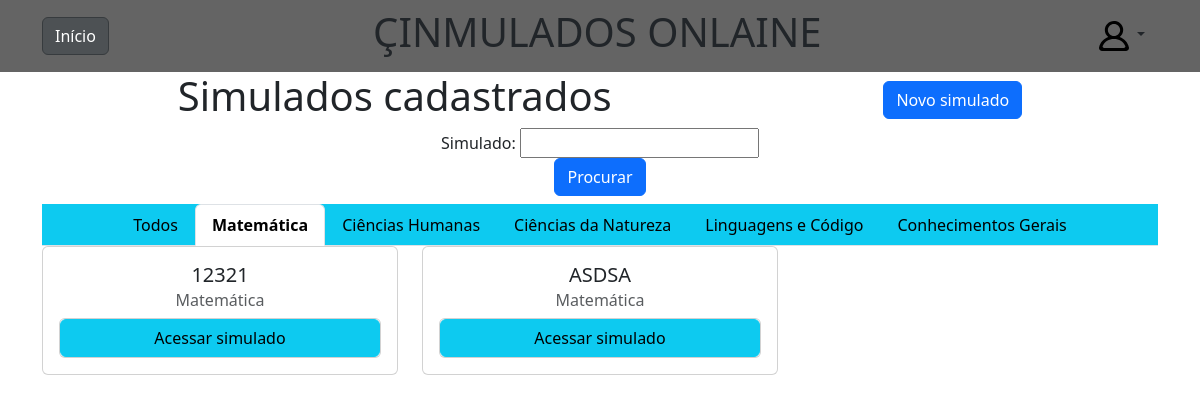
Page /list-tests/1 on the earlier database version.
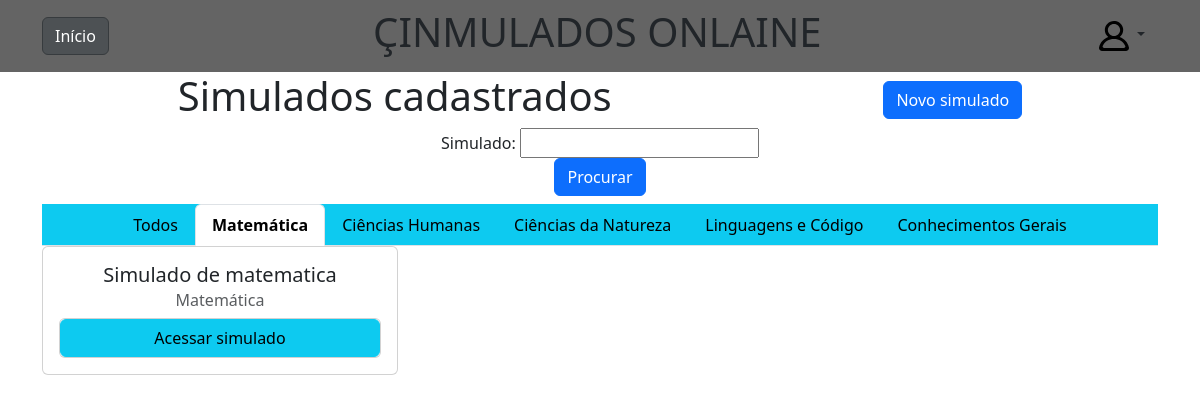
Same page on the later database version.
### tests/models.py (models this page shows, shortened)
class Test(models.Model):
    title = models.CharField(max_length=60)
    theme = models.CharField(max_length=2, choices=THEME_CHOICE)
    questions = models.ManyToManyField(Question)
    class Meta:
        verbose_name = "Simulado"
        verbose_name_plural = "Simulados"

### tests/views.py (the view)
# urls.py: path('list-tests/<int:theme_id>', views.list_tests, name='list_tests'),
def list_tests(request, theme_id):
    if request.method == 'GET':
        if theme_id<1 or theme_id> 5:
            tests = Test.objects.all()
        else:
            tests = Test.objects.filter(theme=theme_id)
    else:
        query = request.POST.get('query')
        tests = Test.objects.filter(Q(title__icontains=query))
    search_form = SearchForm()
    context = {
        'tests': tests,
        'tema': theme_id,
        'search_form': search_form
    }
    return render(request, 'tests/list-tests.html', context )

### tests/forms.py
class SearchForm(forms.Form):
    query = forms.CharField(label='Simulado', max_length=100, required=True)

### tests/templates/tests/list-tests.html
{% extends 'tests/tests-nav.html' %}
{% load static %}
{% block tests %}
  <div class="tab-content container" id="nav-tabContent">
    <div class="tab-pane fade show active tests-cards-div" id="nav-todos" role="tabpanel" aria-labelledby="nav-todos-tab">
      {%if tests%}
      <div class="row">
        {% for c in tests %}
        <div class="col-md-4 text-center">
          <div class="card inside-card md-2 mb-2 ">
            <div class="card-body">
              <h5 class="card-title">{{c.title}}</h5>
              <h6 class="card-subtitle mb-2 text-muted"> {{c.get_theme_display}}</h6>
              <div class="card">
                <a href="{% url 'tests:test_details' c.id%}" class=" btn btn-info card-link">Acessar simulado</a>
              </div>
            </div>
          </div>
        </div>
        {% endfor %}
      </div>
      {%else%}
      <div class="m-5">Nenhum simulado cadastrado</div>
      {%endif%}
    </div>
  </div>
{% endblock tests %}

### tests/templates/tests/tests-nav.html (shortened to what this page needs)
{% extends 'tests/base.html' %}
{% load static %}
{% load crispy_forms_tags %}
{% block content %}
    <div class="container">
        <div class="nav-tests-header">
            <h1>Simulados cadastrados</h1>
            <a class="btn btn-primary" href="{%url 'tests:create_test'%}">Novo simulado</a>
        </div>
        <nav class="nav-tests" >
            <form class="mb-2 text-center" method="post", action="{%url 'tests:list_tests' 6%}">
                {{ search_form}}
                <button class="btn btn-primary" type="submit">Procurar</button>
            </form>
            <div class="nav navbar-dark bg-info nav-tests-div nav-tabs" id="nav-tab" role="tablist">
                {%if tema < 1 or tema > 5%}
                <button class="nav-link active links-test"><a href="{%url 'tests:list_tests' 6%}">Todos</a></button>
                {%else%}
                <button class="nav-link links-test"><a href="{%url 'tests:list_tests' 6%}">Todos</a></button>
                {%endif%}
                {%if tema == 1%}
                <button class="nav-link active links-test"><a href="{%url 'tests:list_tests' 1%}">Matemática</a></button>
                {%else%}
                <button class="nav-link links-test"><a href="{%url 'tests:list_tests' 1%}">Matemática</a></button>
                {%endif%}
                {%if tema == 2%}
                <button class="nav-link active links-test"><a href="{%url 'tests:list_tests' 2%}">Ciências Humanas</a></button>
                {%else%}
                <button class="nav-link links-test"><a href="{%url 'tests:list_tests' 2%}">Ciências Humanas</a></button>
                {%endif%}
                {%if tema == 3%}
                <button class="nav-link active links-test"><a href="{%url 'tests:list_tests' 3%}">Ciências da Natureza</a></button>
                {%else%}
                <button class="nav-link links-test"><a href="{%url 'tests:list_tests' 3%}">Ciências da Natureza</a></button>
                {%endif%}
                {%if tema == 4%}
                <button class="nav-link active links-test"><a href="{%url 'tests:list_tests' 4%}">Linguagens e Código</a></button>
                {%else%}
                <button class="nav-link links-test"><a href="{%url 'tests:list_tests' 4%}">Linguagens e Código</a></button>
                {%endif%}
                {%if tema == 5%}
                <button class="nav-link active links-test"><a href="{%url 'tests:list_tests' 5%}">Conhecimentos Gerais</a></button>
                {%else%}
                <button class="nav-link links-test"><a href="{%url 'tests:list_tests' 5%}">Conhecimentos Gerais</a></button>
                {%endif%}
            </div>
        </nav>
    </div>
    {%block tests%}
    {%endblock tests%}
{%endblock content%}

### tests/templates/tests/base.html (shortened to what this page needs)
{% load bootstrap5 %}
{% load static %}
<!doctype html>
<html lang="en">
  <head>
    <link href="https://cdn.jsdelivr.net/npm/bootstrap@5.3.3/dist/css/bootstrap.min.css" rel="stylesheet"
>
    <link rel="stylesheet" href="{% static 'tests/css/main.css' %}">
    {% bootstrap_css %}
  </head>
  <body id="bg" >
    <nav class="navbar navbar-expand-lg navbar-light bg-light sticky-top" id="main-navbar">
      <div class="container content-nav">
        <div class="nav-item">
          {%if user.is_authenticated%}
          <a class="btn btn-dark active d-flex flex-column text-center" aria-current="page"
          href="{%url 'tests:list_tests' 6%}"><i class="fas fa-home fa-lg"></i><span class="small">Início</span></a>
          {%else%}
          <a class="btn btn-dark active d-flex flex-column text-center" aria-current="page"
          href="{%url 'tests:home'%}">Início</a>
          {%endif%}
        </div>
        <div><h1>ÇINMULADOS ONLAINE</h1></div>
        <div class="dropdown">
          <a class=" btn dropdown-toggle" href="#" id="dropdownMenuLink" data-bs-toggle="dropdown" aria-expanded="false">
            <img src="{% static 'users/img/profile.svg' %}" width="30px">
          </a>
        </div>
      </div>
    </nav>
    <div class="main-content">
      {% block content %}
      {% endblock content %}
    </div>
  </body>
</html>

### static/tests/css/main.css (style rules this page uses)
body { margin: 0; display: flex; flex-direction: column; }
#main-navbar { top: 0; background-color: rgb(100, 100, 100) !important; }
.main-content { height: 90vh; }
.nav-tests-header { display: flex; flex-direction: row; justify-content: space-around; align-items: center; }
.nav-tests-div { display: flex; justify-content: center; }
.nav-tests-div a { color: black; text-decoration: none; }
.nav-tests-div .active { font-weight: bold; color: rgb(0, 0, 0) !important; }
.tab-content { overflow-x: hidden; height: 69vh; }

Differences in the rows shown:
removed Test: title "12321", theme "Matemática"
removed Test: title "ASDSA", theme "Matemática"
added Test: title "Simulado de matematica", theme "Matemática"
